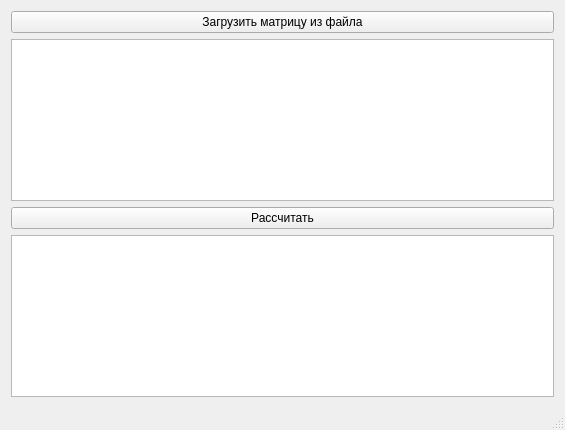
<?xml version="1.0" encoding="UTF-8"?>
<ui version="4.0">
 <class>Gauss</class>
 <widget class="QMainWindow" name="Gauss">
  <property name="geometry">
   <rect>
    <x>0</x>
    <y>0</y>
    <width>565</width>
    <height>430</height>
   </rect>
  </property>
  <property name="windowTitle">
   <string>Gauss</string>
  </property>
  <widget class="QWidget" name="centralWidget">
   <layout class="QVBoxLayout" name="verticalLayout_2">
    <item>
     <widget class="QPushButton" name="LoadButton">
      <property name="text">
       <string>Загрузить матрицу из файла</string>
      </property>
     </widget>
    </item>
    <item>
     <widget class="QTableView" name="tableView">
      <property name="editTriggers">
       <set>QAbstractItemView::NoEditTriggers</set>
      </property>
     </widget>
    </item>
    <item>
     <widget class="QPushButton" name="CalculateButton">
      <property name="text">
       <string>Рассчитать</string>
      </property>
     </widget>
    </item>
    <item>
     <widget class="QTextBrowser" name="textBrowser"/>
    </item>
   </layout>
  </widget>
  <widget class="QStatusBar" name="statusBar"/>
 </widget>
 <layoutdefault spacing="6" margin="11"/>
 <resources/>
 <connections/>
</ui>
